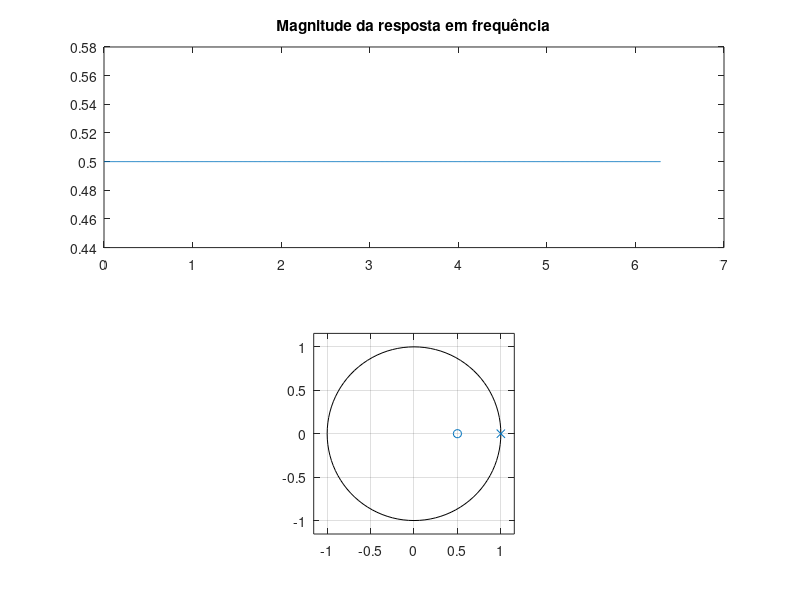
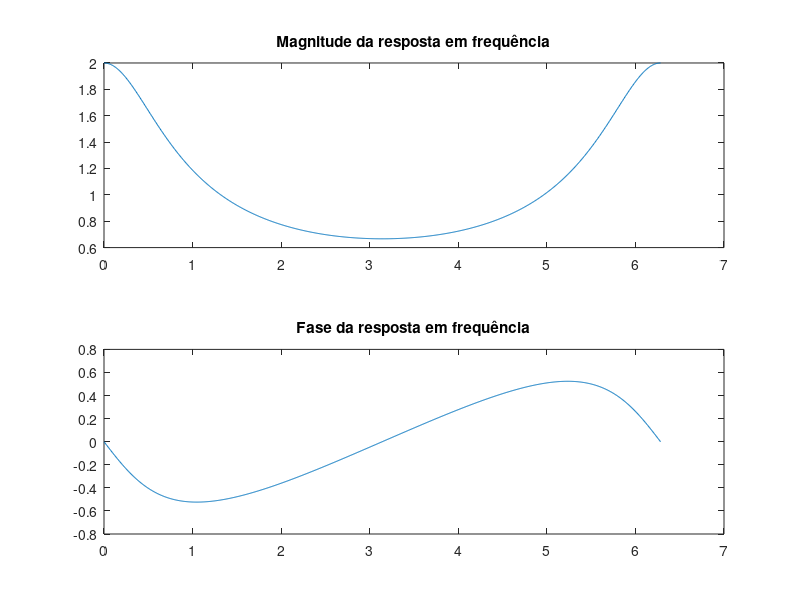

MATLAB code to generate these figures, in order:
%definindo a transformada
b = [1/2];
a = [1];
w = linspace(0,2*pi,1000);
[H,w] = freqz(b,a,w);

%plotando a resposta em frequencia da transformada
figure;
subplot(2,1,1);
plot(w,abs(H));
title('Magnitude da resposta em frequência');
subplot(2,1,2);
plot(w,angle(H));
title('Fase da resposta em frequência');

zplane(b,a);

w = linspace(0, 2*pi, 1000);
H = 1./(1 - 0.5*exp(-1j*w));
figure;
subplot(2,1,1);
plot(w, abs(H));
title('Magnitude da resposta em frequência');
subplot(2,1,2);
plot(w, angle(H));
title('Fase da resposta em frequência');
